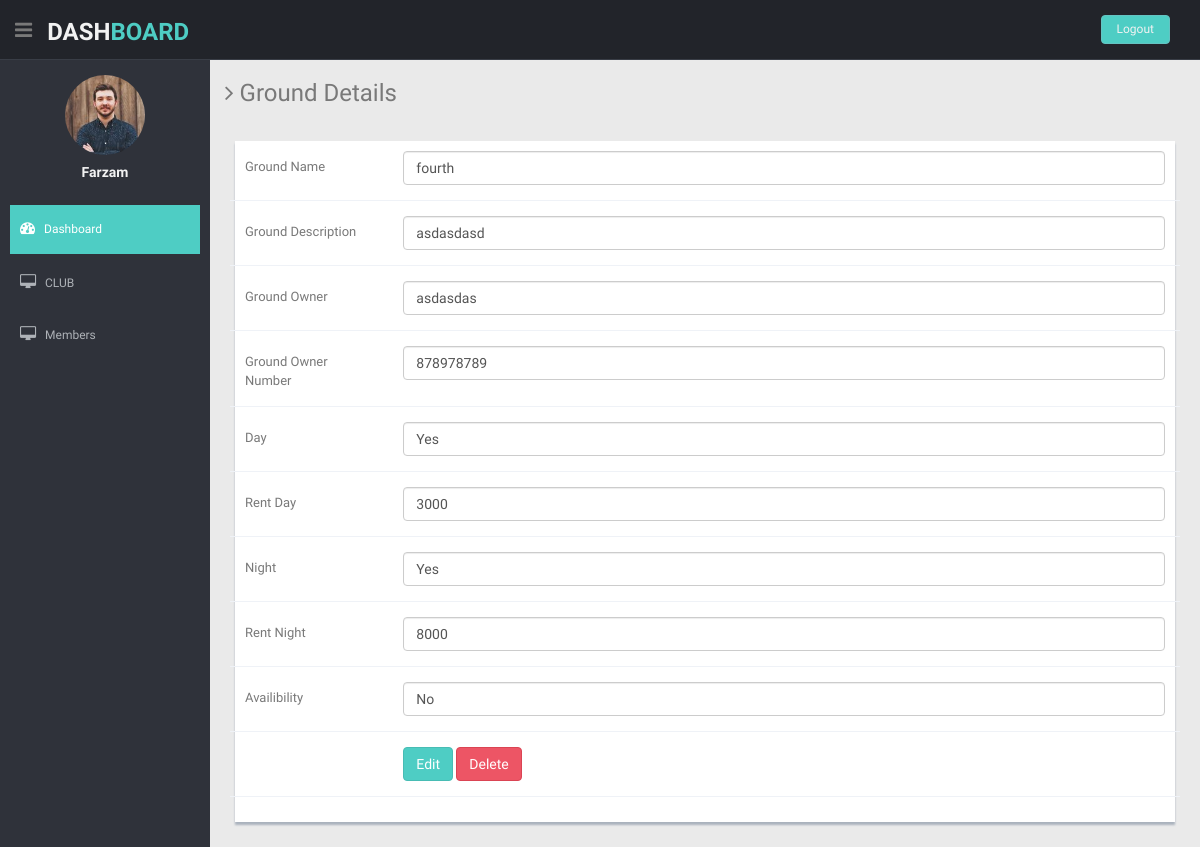
The app's page /Dashboard/clubGroundForm.php?ground_code=19&stat=Edit (signed in) with its own data.
### tables this page shows
CREATE TABLE `grounds` (
  `ground_code` int(11) NOT NULL,
  `ground_name` varchar(100) NOT NULL,
  `ground_des` varchar(250) NOT NULL,
  `club_code` int(11) NOT NULL,
  `ground_owner` varchar(50) NOT NULL,
  `ground_owner_num` varchar(11) NOT NULL,
  `rent_day` varchar(5) DEFAULT NULL,
  `rent_night` varchar(5) DEFAULT NULL,
  `Day` int(11) NOT NULL,
  `Night` int(11) NOT NULL,
  `available` varchar(10) NOT NULL,
  `status` varchar(10) NOT NULL
);

### Dashboard/clubGroundForm.php (the view, shortened to what this page needs)
<?php include 'connection.php';
    if(isset($_GET['ground_code'])){
        $ground_code = $_GET['ground_code'];
        $q = "SELECT * FROM `grounds` WHERE `ground_code`='$ground_code'";
        $r = mysqli_query($conn,$q);
        $val = mysqli_fetch_assoc($r);
    }else {
        header('location:clubGround.php?error=Please select a Ground to edit');
    }
?>
<!DOCTYPE html>
<html lang="en">
<head>
  <link href="lib/bootstrap/css/bootstrap.min.css" rel="stylesheet">
  <link href="lib/font-awesome/css/font-awesome.css" rel="stylesheet" />
  <link rel="stylesheet" type="text/css" href="css/zabuto_calendar.css">
  <link rel="stylesheet" type="text/css" href="lib/gritter/css/jquery.gritter.css" />
  <link href="css/style.css" rel="stylesheet">
  <link href="css/style-responsive.css" rel="stylesheet">
</head>
<body>
  <section id="container">
        <?php include 'header.php'; ?>
   <section id="main-content">
      <section class="wrapper">
        <h3><i class="fa fa-angle-right"></i> Ground Details</h3>
        <div class="row mt">
          <div class="col-lg-12">
            <div class="form-panel">
              <div class="form">
                <form class="cmxform form-horizontal style-form" id="signupForm" method="POST" action="clubGroundEdit&Delete.php">
                  <div class="form-group ">
                    <label for="groundname" class="control-label col-lg-2">Ground Name</label>
                    <div class="col-lg-10">
                      <input class=" form-control" id="groundname" name="groundname" type="text" value="<?php echo $val['ground_name'] ?>" />
                    </div>
                  </div>
                  <div class="form-group ">
                    <label for="grounddes" class="control-label col-lg-2">Ground Description</label>
                    <div class="col-lg-10">
                      <input class=" form-control" id="grounddes" name="grounddes" type="text" value="<?php echo $val['ground_des'] ?>" />
                    </div>
                  </div>
                  <div class="form-group ">
                    <label for="groundowner" class="control-label col-lg-2">Ground Owner</label>
                    <div class="col-lg-10">
                      <input class="form-control " id="groundowner" name="groundowner" type="text" value="<?php echo $val['ground_owner'] ?>" />
                    </div>
                  </div>
                  <div class="form-group ">
                    <label for="grondownernumber" class="control-label col-lg-2">Ground Owner Number</label>
                    <div class="col-lg-10">
                      <input class="form-control " id="grondownernumber" name="grondownernumber" type="number" value="<?php echo $val['ground_owner_num'] ?>" />
                    </div>
                  </div>
                  <div class="form-group ">
                    <label for="rent_day" class="control-label col-lg-2">Day</label>
                    <div class="col-lg-10">
                      <input class="form-control " id="rent_day" name="rent_day" type="text" value="<?php echo $val['rent_day'] ?>" />
                    </div>
                  </div>
                  <div class="form-group ">
                    <label for="Day" class="control-label col-lg-2">Rent Day</label>
                    <div class="col-lg-10">
                      <input class="form-control " id="Day" name="Day" type="number" value="<?php echo $val['Day'] ?>" />
                    </div>
                  </div>
                  <div class="form-group ">
                    <label for="rent_night" class="control-label col-lg-2">Night</label>
                    <div class="col-lg-10">
                      <input class="form-control " id="rent_night" name="rent_night" type="text" value="<?php echo $val['rent_night'] ?>" />
                    </div>
                  </div>
                  <div class="form-group ">
                    <label for="Night" class="control-label col-lg-2">Rent Night</label>
                    <div class="col-lg-10">
                      <input class="form-control " id="Night" name="Night" type="number" value="<?php echo $val['Night'] ?>" />
                    </div>
                  </div>
                  <div class="form-group ">
                    <label for="available" class="control-label col-lg-2">Availibility</label>
                    <div class="col-lg-10">
                      <input class="form-control " id="available" name="available" type="text" value="<?php echo $val['available'] ?>" />
                    </div>
                  </div>
                  <div class="form-group">
                    <div class="col-lg-offset-2 col-lg-10">
                      <button class="btn btn-theme" type="submit" name="Edit">Edit</button>
                      <button class="btn btn-theme04" type="submit" name="Delete">Delete</button>
                    </div>
                  </div>
                </form>
              </div>
            </div>
          </div>
        </div>
      </section>
    </section>
  </section>
</body>
</html>

### Dashboard/css/style.css (style rules this page uses)
body { color: #797979; background: #eaeaea; font-family: 'Ruda', sans-serif; padding: 0px !important; margin: 0px !important; font-size:13px; }
#container { width: 100%; height: 100%; }
.btn-theme { color: #fff; background-color: #4ECDC4; border-color: #48bcb4; }
.btn-theme04 { color: #fff; background-color: #ed5565; border-color: #da4453; }
.mt { margin-top: 25px; }
#main-content { margin-left: 210px; }
.wrapper { display: inline-block; margin-top: 60px; padding-left: 15px; padding-right: 15px; padding-bottom: 15px; padding-top: 0px; width: 100%; }
.form-panel { background: #ffffff; margin: 10px; padding: 10px; box-shadow: 0px 3px 2px #aab2bd; text-align: left; }
label { font-weight: 400; }
.form-horizontal.style-form .form-group { border-bottom: 1px solid #eff2f7; padding-bottom: 15px; margin-bottom: 15px; }
@media (min-width: 768px) { .form-horizontal .control-label { text-align: left; } }

### records on screen
grounds: groundname "fourth", grounddes "asdasdasd", groundowner "asdasdas", grondownernumber "878978789", rent_day "Yes", Day "3000", rent_night "Yes", Night "8000", available "No"

### other values on screen
$_SESSION['name'] "Farzam"
